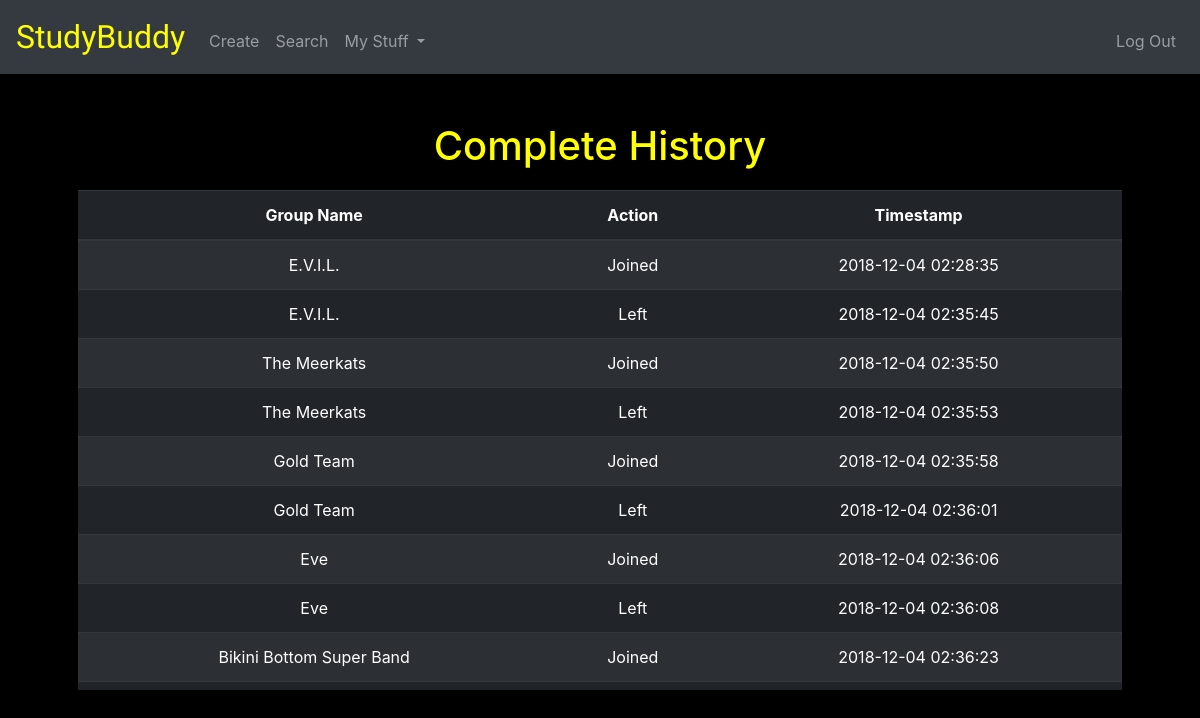
Page /complete_history (signed in) on the committed database.
### tables this page shows
CREATE TABLE 'history' ('id' integer PRIMARY KEY AUTOINCREMENT NOT NULL, 'member_id' integer,'group_name' text, 'action' text, 'timestamp' timestamp DEFAULT CURRENT_TIMESTAMP);

### application.py (the view)
@app.route("/complete_history")
@login_required
def complete_history():
    current = session["user_id"]
    groups = db.execute("SELECT * FROM history WHERE member_id = :member_id", member_id=current)
    rows = []
    for group in groups:
        cells = {}
        cells["name"] =  group['group_name']
        cells["action"] = group['action']
        cells["timestamp"] = group['timestamp']
        rows.append(cells)
    return render_template("history.html", rows=rows)

### application.py (called while the page is built)
@app.after_request
def after_request(response):
    response.headers["Cache-Control"] = "no-cache, no-store, must-revalidate"
    response.headers["Expires"] = 0
    response.headers["Pragma"] = "no-cache"
    return response

### helpers.py (called while the page is built)
def login_required(f):
    @wraps(f)
    def decorated_function(*args, **kwargs):
        if session.get("user_id") is None:
            return redirect("/login")
        return f(*args, **kwargs)
    return decorated_function

### templates/history.html (shortened to what this page needs)
{% extends "layout.html" %}
{% block main %}
    <h1>Complete History</h1>
    {% if rows|length > 0 %}
        <div class="table-wrapper-scroll-y">
            <table class="table table-striped table-dark" style="width:100%">
                <thead id="heading">
                    <tr>
                        <th>Group Name</th>
                        <th>Action</th>
                        <th>Timestamp</th>
                    </tr>
                </thead>
                <tbody>
                    {% for row in rows %}
                        <tr>
                            <td>{{ row['name'] }}</td>
                            <td>{{ row['action'] }}</td>
                            <td>{{ row['timestamp'] }}</td>
                        </tr>
                    {% endfor %}
                </tbody>
            </table>
        </div>
    {% else %}
        <h2>You got nothing!</h2>
    {% endif %}
{% endblock %}

### templates/layout.html (shortened to what this page needs)
<!DOCTYPE html>
<html lang="en">
    <head>
        <link href="https://maxcdn.bootstrapcdn.com/bootstrap/4.1.3/css/bootstrap.min.css" rel="stylesheet">
        <link href="/static/styles.css" rel="stylesheet">
    </head>
    <body>
        <nav class="navbar navbar-expand-md navbar-dark bg-dark">
            <a class="navbar-brand" href="/"><span class="yellow">StudyBuddy</span></a>
            <div class="collapse navbar-collapse" id="navbar">
                {% if session.user_id %}
                    <ul class="navbar-nav mr-auto mt-2">
                        <li class="nav-item"><a class="nav-link" href="/create">Create</a></li>
                        <li class="nav-item"><a class="nav-link" href="/search">Search</a></li>
                        <li class="nav-item dropdown">
                            <a class="nav-link dropdown-toggle" href="#" id="navbarDropdown" role="button" data-toggle="dropdown" aria-haspopup="true" aria-expanded="false">
                                My Stuff
                            </a>
                        </li>
                    </ul>
                    <ul class="navbar-nav ml-auto mt-2">
                        <li class="nav-item"><a class="nav-link" href="/logout">Log Out</a></li>
                    </ul>
                {% else %}
                    <ul class="navbar-nav ml-auto mt-2">
                        <li class="nav-item"><a class="nav-link" href="/register">Register</a></li>
                        <li class="nav-item"><a class="nav-link" href="/login">Log In</a></li>
                    </ul>
                {% endif %}
            </div>
        </nav>
        <main class="container p-5">
            {% block main %}{% endblock %}
        </main>
    </body>
</html>

### static/styles.css (style rules this page uses)
nav .navbar-brand { font-size: xx-large; color: yellow; font-family: "Lobster", serif; }
nav .navbar-brand .yellow { color: yellow; }
main { overflow-x: auto; text-align: center; }
body { background-color: black; color: yellow; }
.table-wrapper-scroll-y { display: block; max-height: 500px; overflow-y: auto; -ms-overflow-style: -ms-autohiding-scrollbar; margin-top: 20px; margin-bottom: 20px; }

### rows in the picture
history: name "E.V.I.L.", action "Joined", timestamp "2018-12-04 02:28:35"
history: name "E.V.I.L.", action "Left", timestamp "2018-12-04 02:35:45"
history: name "The Meerkats", action "Joined", timestamp "2018-12-04 02:35:50"
history: name "The Meerkats", action "Left", timestamp "2018-12-04 02:35:53"
history: name "Gold Team", action "Joined", timestamp "2018-12-04 02:35:58"
history: name "Gold Team", action "Left", timestamp "2018-12-04 02:36:01"
history: name "Eve", action "Joined", timestamp "2018-12-04 02:36:06"
history: name "Eve", action "Left", timestamp "2018-12-04 02:36:08"
history: name "Bikini Bottom Super Band", action "Joined", timestamp "2018-12-04 02:36:23"
